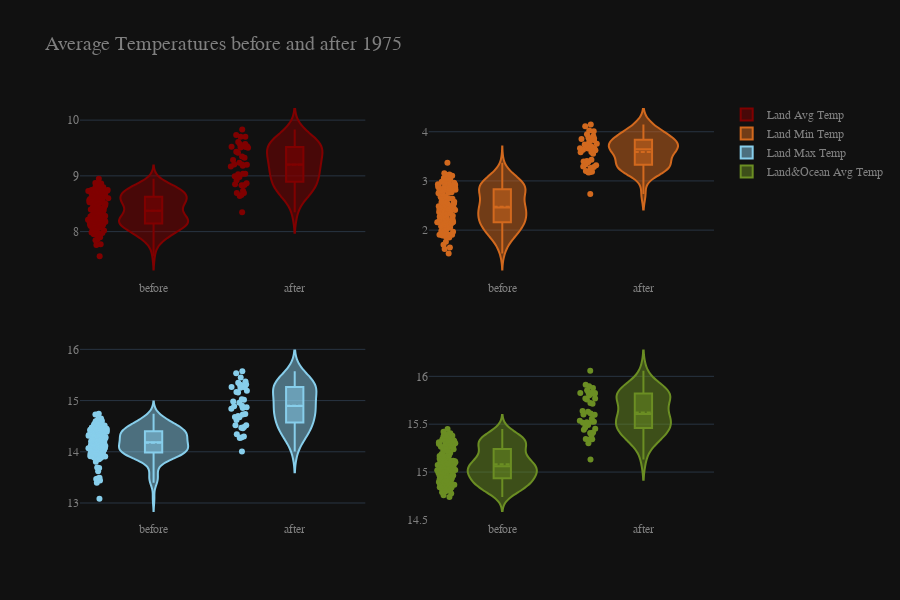

Notebook source saved alongside this figure:
### Markdown cell above
You can see, how after 1975 the rate of increase has gone up alot in comparison to the rate of increase of temperature before 1975. Reasons are as follows:
1. Industrialisation
2. Rapid Urbanisation

### Code cell
fig66 = make_subplots(rows=2, cols=2, insets=[{'cell': (1,1), 'l': 0.7, 'b': 0.3}])
fig66.update_layout(title="Average Temperatures before and after 1975",font=dict( family="Courier New, monospace", size=12,color="#7f7f7f"),template = "ggplot2", title_font_size = 20, hovermode= 'closest')

fig66.add_trace(go.Violin(x = earth_data['turnpoint'], y = earth_data['LandAverageTemperature'],points = 'all',jitter = 0.3, pointpos = -1.6, marker_color = 'rgb(128, 0, 0)',name = 'Land Avg Temp',scalegroup='Avg'),row = 1, col = 1)
fig66.add_trace(go.Violin(x =  earth_data['turnpoint'], y =earth_data['LandMinTemperature'],points = 'all',jitter = 0.3, pointpos = -1.6, marker_color = 'rgb(210,105,30)', name = 'Land Min Temp',scalegroup='Min'),row = 1, col = 2)
fig66.add_trace(go.Violin(x = earth_data['turnpoint'] , y =earth_data['LandMaxTemperature'],points = 'all',jitter = 0.3, pointpos = -1.6, marker_color = 'rgb(135,206,235)', name = 'Land Max Temp',scalegroup='Max'),row = 2, col = 1)
fig66.add_trace(go.Violin(x =  earth_data['turnpoint'], y =earth_data['LandAndOceanAverageTemperature'], points = 'all',jitter = 0.3, pointpos = -1.6, marker_color = 'rgb(107,142,35)', name = 'Land&Ocean Avg Temp',scalegroup='L&O Avg'),row = 2, col = 2)

fig66.update_traces(orientation='v',box_visible=True, meanline_visible=True)

fig66.update_layout(
    height=600,
    template='plotly_dark'
)

fig66.show()

hide_toggle()

### Figure 1 — Plotly figure (JSON) as saved in the notebook; plotly's stock layout.template omitted (floating-point values rounded to 4 significant figures; data arrays with more than 128 entries replaced by an {"elided": "..."} marker saying what was removed)
{"data": [{"box": {"visible": true}, "jitter": 0.3, "marker": {"color": "rgb(128, 0, 0)"}, "meanline": {"visible": true}, "name": "Land Avg Temp", "orientation": "v", "pointpos": -1.6, "points": "all", "scalegroup": "Avg", "type": "violin", "x": {"elided": "166 str values"}, "xaxis": "x", "y": {"elided": "166 float values"}, "yaxis": "y"}, {"box": {"visible": true}, "jitter": 0.3, "marker": {"color": "rgb(210,105,30)"}, "meanline": {"visible": true}, "name": "Land Min Temp", "orientation": "v", "pointpos": -1.6, "points": "all", "scalegroup": "Min", "type": "violin", "x": {"elided": "166 str values"}, "xaxis": "x2", "y": {"elided": "166 float values"}, "yaxis": "y2"}, {"box": {"visible": true}, "jitter": 0.3, "marker": {"color": "rgb(135,206,235)"}, "meanline": {"visible": true}, "name": "Land Max Temp", "orientation": "v", "pointpos": -1.6, "points": "all", "scalegroup": "Max", "type": "violin", "x": {"elided": "166 str values"}, "xaxis": "x3", "y": {"elided": "166 float values"}, "yaxis": "y3"}, {"box": {"visible": true}, "jitter": 0.3, "marker": {"color": "rgb(107,142,35)"}, "meanline": {"visible": true}, "name": "Land&Ocean Avg Temp", "orientation": "v", "pointpos": -1.6, "points": "all", "scalegroup": "L&O Avg", "type": "violin", "x": {"elided": "166 str values"}, "xaxis": "x4", "y": {"elided": "166 float values"}, "yaxis": "y4"}], "layout": {"font": {"color": "#7f7f7f", "family": "Courier New, monospace", "size": 12}, "height": 600, "hovermode": "closest", "title": {"font": {"size": 20}, "text": "Average Temperatures before and after 1975"}, "xaxis": {"anchor": "y", "domain": [0, 0.45]}, "xaxis2": {"anchor": "y2", "domain": [0.55, 1]}, "xaxis3": {"anchor": "y3", "domain": [0, 0.45]}, "xaxis4": {"anchor": "y4", "domain": [0.55, 1]}, "xaxis5": {"anchor": "y5", "domain": [0.315, 0.45]}, "yaxis": {"anchor": "x", "domain": [0.575, 1]}, "yaxis2": {"anchor": "x2", "domain": [0.575, 1]}, "yaxis3": {"anchor": "x3", "domain": [0, 0.425]}, "yaxis4": {"anchor": "x4", "domain": [0, 0.425]}, "yaxis5": {"anchor": "x5", "domain": [0.7025, 1]}}}
